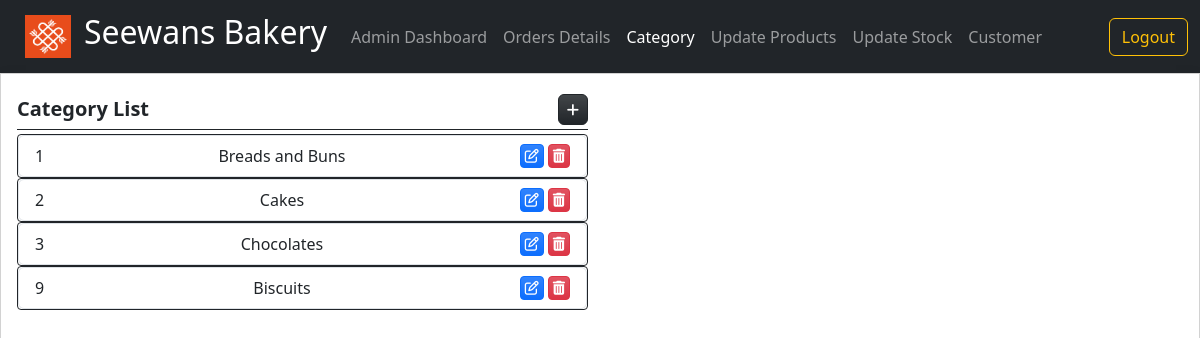
/category.php (signed in), run on the app's committed database.
### tables this page shows
CREATE TABLE `tblcategory` (
  `c_id` int(11) NOT NULL,
  `c_name` varchar(100) NOT NULL
);

### category.php (the view, shortened to what this page needs)
<?php
    include 'dbcon.php';
?>
<!doctype html>
<html lang="en">
  <head>
    <link href="https://cdn.jsdelivr.net/npm/bootstrap@5.1.3/dist/css/bootstrap.min.css" rel="stylesheet">
    <link rel="stylesheet" href="./Font-Awesome-master/css/all.min.css">
    <link rel="stylesheet" href="./css/bootstrap.min.css">
    <link rel="stylesheet" href="./select2/css/select2.min.css">
  </head>
  <body>
    <nav class="navbar navbar-expand-lg navbar-dark bg-dark">
        <div class="container-fluid">
        <a href="admin.php"> <img class="btn"  src="seewans.png" alt="" width="72" height="57"> </a>
          <a class="navbar-brand" href="admin.php"><h2>Seewans Bakery</h2></a>
          <div class="collapse navbar-collapse" id="navbarSupportedContent">
            <ul class="navbar-nav me-auto mb-2 mb-lg-0">
              <li class="nav-item">
                <a class="nav-link" href="admin.php">Admin Dashboard</a>
              </li>
              <li class="nav-item">
                <a class="nav-link" href="orders.php">Orders Details</a>
              </li>
              <li class="nav-item">
                <a class="nav-link active" aria-current="page" href="#"> Category</a>
              </li>
              <li class="nav-item">
                <a class="nav-link" href="edproduct.php"> Update Products</a>
              </li>
              <li class="nav-item">
                <a class="nav-link" href="stock.php"> Update Stock</a>
              </li>
              <li class="nav-item">
                <a class="nav-link" href="customer.php">Customer</a>
              </li>
            </ul>
            <a href="logout.php"><button class="btn btn-outline-warning" type="submit">Logout</button></a>
        </div>
        </div>
</nav>
<div class="card h-100 d-flex flex-column rounded-0 shadow">
    <div class="card-body flex-grow-1">
        <div class="col-12 h-90">
            <div class="row h-100">
                <div class="col-md-6 h-100 d-flex flex-column">
                    <div class="w-100 d-flex border-bottom border-dark py-1 mb-1">
                        <div class="fs-5 col-auto flex-grow-1"><b>Category List</b></div>
                        <div class="col-auto flex-grow-0 d-flex justify-content-end">
                            <a href="newcat.php" id="new_category" class="btn btn-dark btn-sm bg-gradient rounded-2" title="Add Category"><span class="fa fa-plus"></span></a>
                        </div>
                    </div>
                    <?php
                        $sql = "SELECT * FROM tblcategory";
                        $data = mysqli_query($conn, $sql);
                        while($row = mysqli_fetch_assoc($data)):
                    ?>
                    <div class="h-100 overflow-auto border rounded-1 border-dark">
                        <ul class="list-group">
                            <li class="list-group-item d-flex">
                                <div class="col-auto flex-grow-1">
                                    <?php echo $row['c_id']; ?>
                                </div>
                                <div class="col-auto flex-grow-1">
                                    <?php echo $row['c_name']; ?>
                                </div>
                                <div class="col-auto d-flex justify-content-end">
                                    <a href="updatecat.php?id=<?php echo $row['c_id'];?>" class="edit_category btn btn-sm btn-primary bg-gradient py-0 px-1 me-1" title="Edit Category Details"><span class="fa fa-edit"></span></a>
                                    <a href="deletecat.php?id=<?php echo $row['c_id'];?>" class="delete_category btn btn-sm btn-danger bg-gradient py-0 px-1" title="Delete Category"><span class="fa fa-trash"></span></a>
                                </div>
                            </li>
                        </ul>
                    </div>
                    <?php endwhile; ?>
                </div>
            </div>
        </div>
    </div>
</div>
  </body>
</html>

### category.php (style rules this page uses)
:root { --bs-success-rgb:71, 222, 152 !important; }
html,body { height:100%; width:100%; }
@media screen { body { background-size:cover; background-repeat:no-repeat; background-position:center center; backdrop-filter: brightness(0.7); } }

### data on the page
tblcategory: c_id "1", c_name "Breads and Buns"
tblcategory: c_id "2", c_name "Cakes"
tblcategory: c_id "3", c_name "Chocolates"
tblcategory: c_id "9", c_name "Biscuits"
